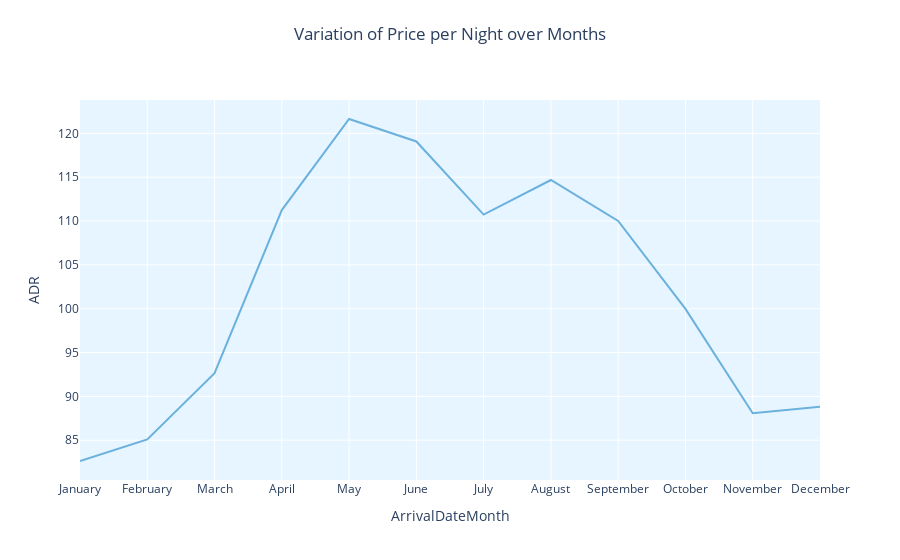

The code cell stored with this chart in its notebook:
### Code cell
#Variation of price per night over the months

# Create the interactive line chart
line_chart = px.line(ADR_month, x='ArrivalDateMonth', y='ADR', title='Variation of Price per Night over Months')

# Customize the line color and background color
line_chart.update_traces(line=dict(color='#6BB1DD'))
line_chart.update_layout(plot_bgcolor='#E6F5FF')

# Center-align the title
line_chart.update_layout(title={'x': 0.5, 'y': 0.95, 'xanchor': 'center', 'yanchor': 'top'})


# Show the line chart
line_chart.show()

### Figure 1 — Plotly figure (JSON) as saved in the notebook; plotly's stock layout.template omitted (floating-point values rounded to 4 significant figures)
{"data": [{"hovertemplate": "ArrivalDateMonth=%{x}<br>ADR=%{y}<extra></extra>", "legendgroup": "", "line": {"color": "#6BB1DD", "dash": "solid"}, "marker": {"symbol": "circle"}, "mode": "lines", "name": "", "orientation": "v", "showlegend": false, "type": "scatter", "x": ["January", "February", "March", "April", "May", "June", "July", "August", "September", "October", "November", "December"], "xaxis": "x", "y": [82.63, 85.09, 92.64, 111.3, 121.6, 119.1, 110.7, 114.7, 110.0, 99.97, 88.07, 88.83], "yaxis": "y"}], "layout": {"legend": {"tracegroupgap": 0}, "plot_bgcolor": "#E6F5FF", "title": {"text": "Variation of Price per Night over Months", "x": 0.5, "xanchor": "center", "y": 0.95, "yanchor": "top"}, "xaxis": {"anchor": "y", "domain": [0, 1], "title": {"text": "ArrivalDateMonth"}}, "yaxis": {"anchor": "x", "domain": [0, 1], "title": {"text": "ADR"}}}}
